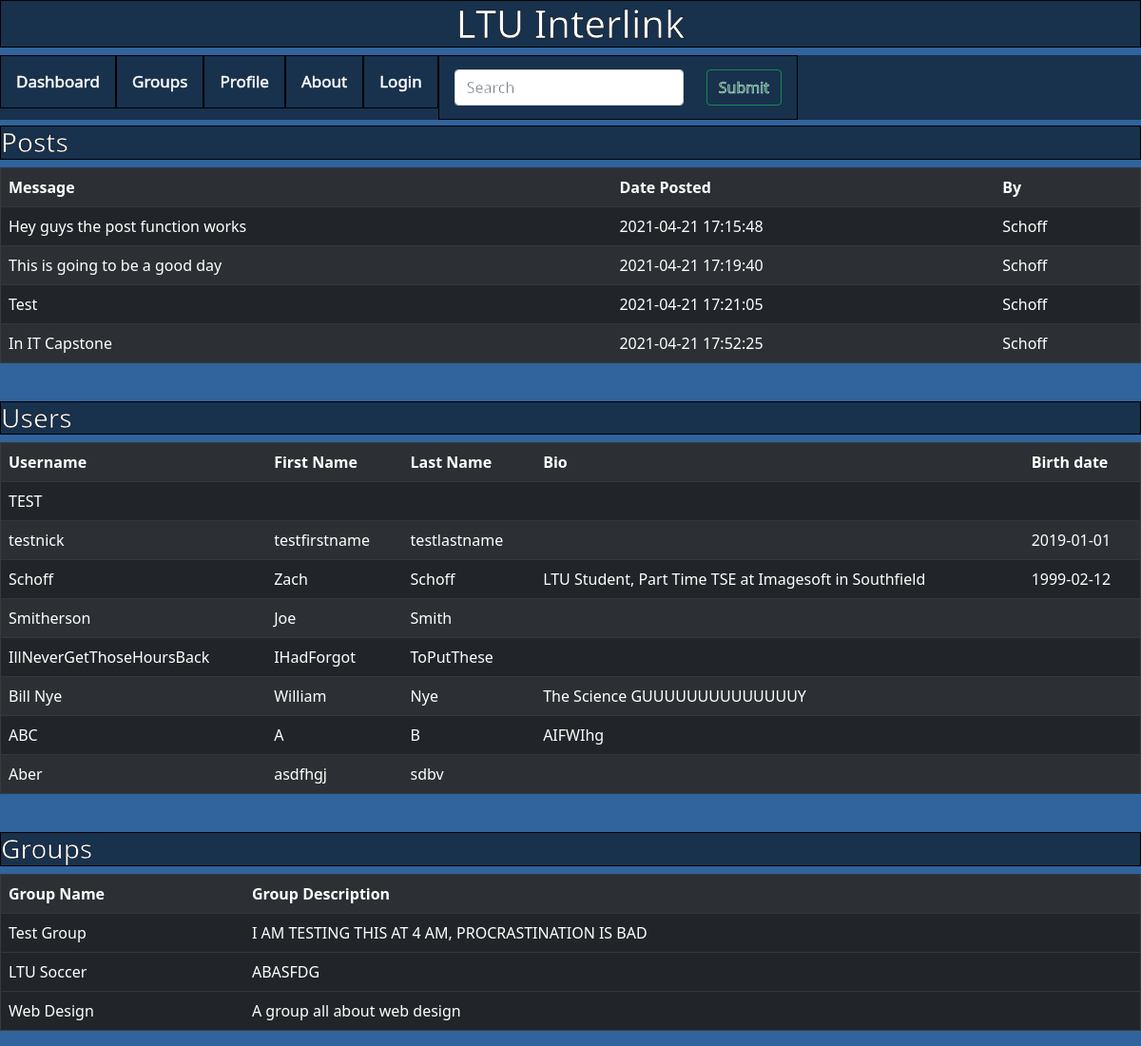
/SearchAction.php, run on an earlier commit of the app's database.
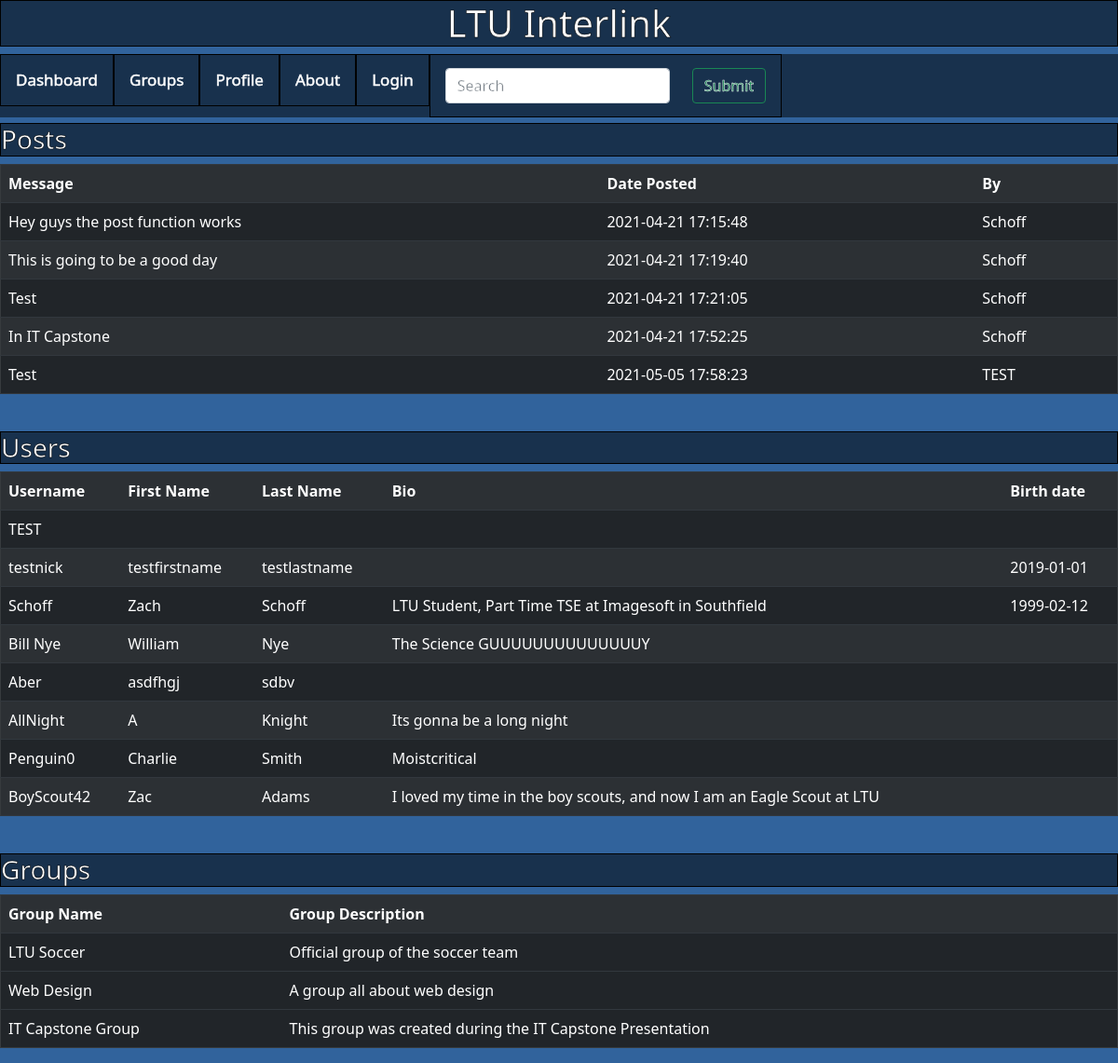
And on a later commit of the database.
### tables this page shows
CREATE TABLE IF NOT EXISTS `post` (
  `postid` int NOT NULL AUTO_INCREMENT,
  `message` varchar(256) NOT NULL,
  `dateposted` datetime NOT NULL DEFAULT CURRENT_TIMESTAMP,
  `file` varchar(32) DEFAULT NULL,
  `userid` int NOT NULL,
  PRIMARY KEY (`postid`),
  KEY `userid` (`userid`)
);

CREATE TABLE IF NOT EXISTS `user` (
  `userid` int NOT NULL AUTO_INCREMENT,
  `nickname` varchar(32) NOT NULL,
  `password` varchar(32) NOT NULL,
  `email` varchar(32) NOT NULL,
  `profilepicture` varchar(32) DEFAULT NULL,
  `bio` varchar(128) DEFAULT NULL,
  `fname` varchar(32) DEFAULT NULL,
  `lname` varchar(32) DEFAULT NULL,
  `dob` date DEFAULT NULL,
  PRIMARY KEY (`userid`)
);

CREATE TABLE IF NOT EXISTS `usergroup` (
  `groupid` int NOT NULL AUTO_INCREMENT,
  `gname` varchar(32) NOT NULL,
  `gpicture` varchar(32) DEFAULT NULL,
  `gdescription` varchar(256) DEFAULT NULL,
  PRIMARY KEY (`groupid`)
);

### SearchAction.php (the view, shortened to what this page needs)
<?php
include 'Connection.php';
$search = $_REQUEST['input'];
$sql = " SELECT post.message, post.dateposted, user.nickname FROM post LEFT JOIN user ON post.userid = user.userid WHERE message LIKE '%$search%';";
$sql2 = " SELECT * FROM user WHERE nickname LIKE '%$search%';";
$sql3 = " SELECT * FROM usergroup WHERE gname LIKE '%$search%';";
$result = $conn->query($sql);
$result2 = $conn->query($sql2);
$result3 = $conn->query($sql3);
if (isset($_SESSION["user"]) && !empty($_SESSION["user"])){
	echo "<!doctype html>
	<html>
	<head>
	<meta charset='utf-8'>
	<title>LTU Interlink</title>
		<link href='//maxcdn.bootstrapcdn.com/bootstrap/4.1.1/css/bootstrap.min.css' rel='stylesheet' id='bootstrap-css'>
		<link href='https://cdn.jsdelivr.net/npm/bootstrap@5.0.0-beta3/dist/css/bootstrap.min.css' rel='stylesheet'>
		<link href = 'Style.css' rel = 'stylesheet'>
	</head>
	<body>
		<h1 class = 'header'>LTU Interlink</h1>
		<div class='topnav'>
			<a class='dash' href='Dashboard.php'>Dashboard</a>
			<a class='dash' href='CreateGroup.php'>Groups</a>
			<a class='dash' href='Profile.html'>Profile</a>
			<a class='dash' href='About.php'>About</a>
			<a class='dash' href='Logout.php'>Logout</a>
			<a style = 'width'>
				<form class='dash' action = 'SearchAction.php'>
					<input class='form-control me-2'  id = 'input' name = 'input' type='text' placeholder='Search' aria-label='Search' style = 'width: 70%; float: left'>
					<input class='btn btn-outline-success' type='submit' style='float: right'>
				</form>
			</a>
		</div>
	</body>
	</html>";
	}
else{
	echo "<!doctype html>
	<html>
	<head>
	<meta charset='utf-8'>
	<title>LTU Interlink</title>
		<link href='//maxcdn.bootstrapcdn.com/bootstrap/4.1.1/css/bootstrap.min.css' rel='stylesheet' id='bootstrap-css'>
		<link href='https://cdn.jsdelivr.net/npm/bootstrap@5.0.0-beta3/dist/css/bootstrap.min.css' rel='stylesheet'>
		<link href = 'Style.css' rel = 'stylesheet'>
	</head>
	<body>
		<h1 class = 'header'>LTU Interlink</h1>
		<div class='topnav'>
			<a class='dash' href='Dashboard.php'>Dashboard</a>
			<a class='dash' href='CreateGroup.php'>Groups</a>
			<a class='dash' href='Profile.html'>Profile</a>
			<a class='dash' href='About.php'>About</a>
			<a class='dash' href='Login.php'>Login</a>
			<a style = 'width'>
				<form class='dash' action = 'SearchAction.php'>
					<input class='form-control me-2'  id = 'input' name = 'input' type='text' placeholder='Search' aria-label='Search' style = 'width: 70%; float: left'>
					<input class='btn btn-outline-success' type='submit' style='float: right'>
				</form>
			</a>
		</div>
	</body>
	</html>";
	}
echo "<h3>Posts</h3>";
echo "<table class='table table-dark table-striped'>";
echo "<tr><th>Message</th><th>Date Posted</th><th>By</th></tr>";
while ($row = mysqli_fetch_array($result, MYSQLI_ASSOC)){
	echo "<tr><td>";
	echo $row['message'];
	echo "</td><td>";
	echo $row['dateposted'];
	echo "</td><td>";
	echo $row['nickname'];
	echo "</td></tr>";
}
echo "</table><br>";
echo "<h3>Users</h3>";
echo "<table class='table table-dark table-striped'>";
echo "<tr><th>Username</th><th>First Name</th><th>Last Name</th><th>Bio</th><th>Birth date</th></tr>";
while ($row = mysqli_fetch_array($result2, MYSQLI_ASSOC)){
	echo "<tr><td>";
	echo $row['nickname'];
	echo "</td><td>";
	echo $row['fname'];
	echo "</td><td>";
	echo $row['lname'];
	echo "</td><td>";
	echo $row['bio'];
	echo "</td><td>";
	echo $row['dob'];
	echo "</td></tr>";
}
echo "</table><br>";
echo "<h3>Groups</h3>";
echo "<table class='table table-dark table-striped'>";
echo "<tr><th>Group Name</th><th>Group Description</th></tr>";
while ($row = mysqli_fetch_array($result3, MYSQLI_ASSOC)){
	echo "<tr><td>";
	echo $row['gname'];
	echo "</td><td>";
	echo $row['gdescription'];
	echo "</td><tr>";
}
echo "</table>";
?>

### Style.css (style rules this page uses)
body { background-color: #31639C; width: 100%; height: 100%; }
.header { background-color: rgba(0, 0, 0, 0.5); color: white; text-align: center; border: 1px solid black; -webkit-text-stroke: .5px black; }
h3 { background-color: rgba(0, 0, 0, 0.5); color: white; text-align: left; border: 1px solid black; -webkit-text-stroke: .5px black; }
.topnav { align-items: center; background-color: rgba(0, 0, 0, 0.5); overflow: hidden; display: inline-block; width: 100%; -webkit-text-stroke: .5px white; font-weight: 500; }
.topnav a { float: left; color: white; text-align: center; padding: 14px 16px; text-decoration: none; font-size: 17px; border: 1px solid black }
form { color: white; }
table { border: .75px solid black; background-color: rgba(0, 0, 0, 0.5); color: white; }
th { border-bottom: 1px solid black; }
td { height: 70%; }

What changed in the data, as far as the page shows it:
removed user: nickname "Smitherson", fname "Joe", lname "Smith"
removed user: nickname "IllNeverGetThoseHoursBack", fname "IHadForgot", lname "ToPutThese"
removed user: nickname "ABC", fname "A", lname "B", bio "AIFWIhg"
removed usergroup: gname "Test Group", gdescription "I AM TESTING THIS AT 4 AM, PROCRASTINATION IS BAD"
added post: message "Test", dateposted "2021-05-05 17:58:23", userid.nickname "TEST"
added user: nickname "AllNight", fname "A", lname "Knight", bio "Its gonna be a long night"
added user: nickname "Penguin0", fname "Charlie", lname "Smith", bio "Moistcritical"
added user: nickname "BoyScout42", fname "Zac", lname "Adams", bio "I loved my time in the boy scouts, and now I am an Eagle Scout at LTU"
changed usergroup "LTU Soccer": gdescription "ABASFDG" → "Official group of the soccer team"
added usergroup: gname "IT Capstone Group", gdescription "This group was created during the IT Capstone Presentation"
